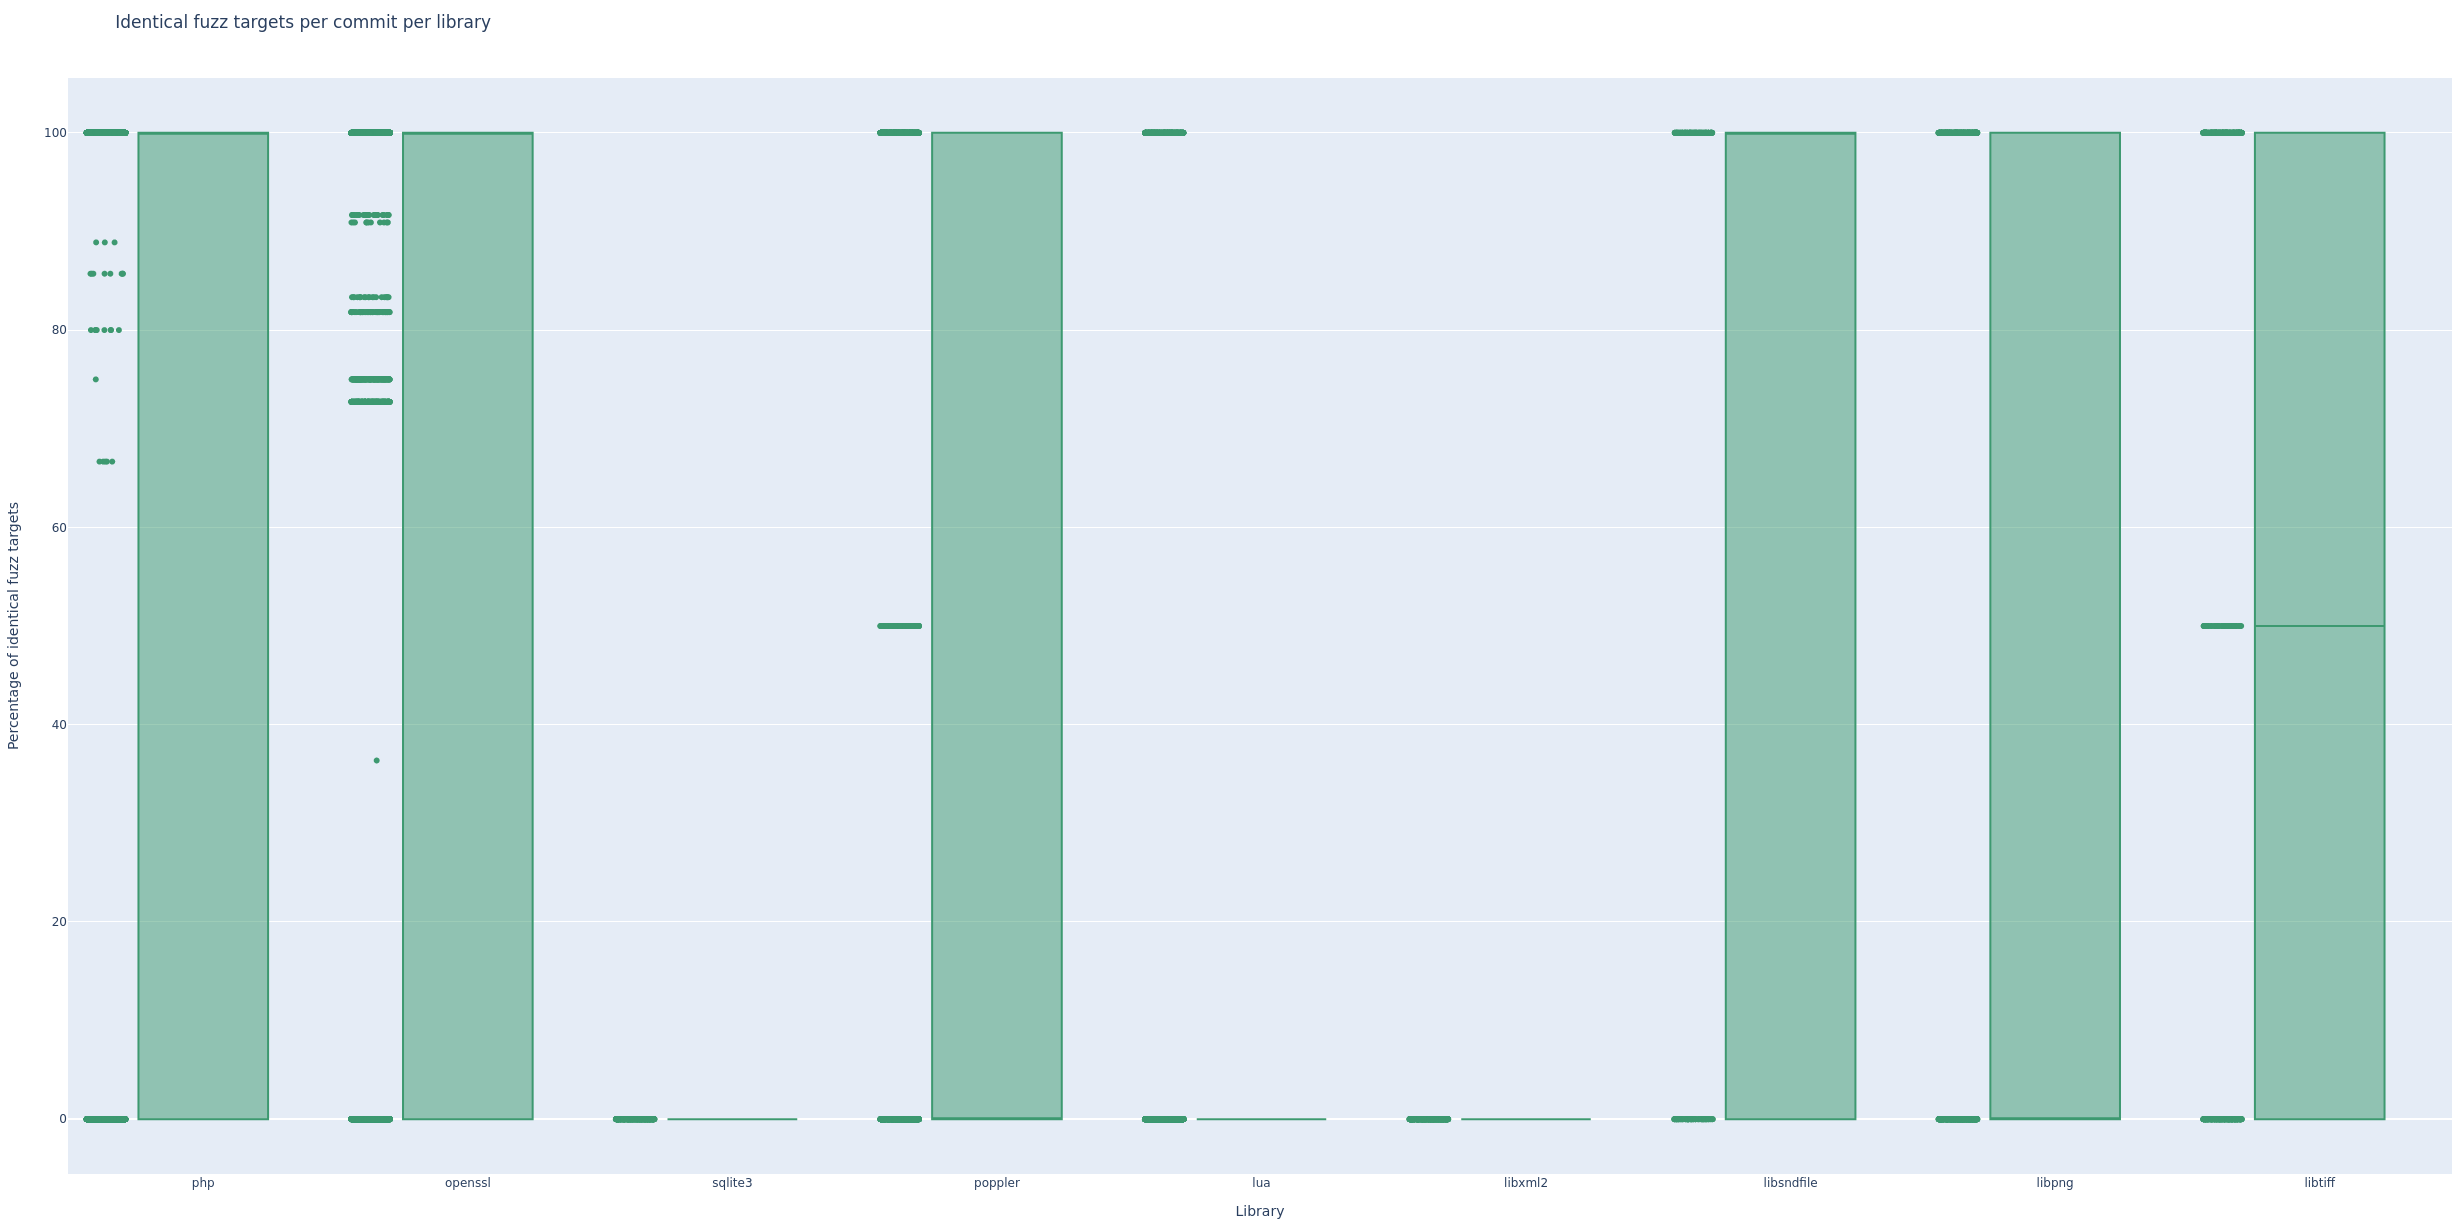

Python code for this plot:
#!/usr/bin/python3

import plotly.graph_objects as go

prefix = './targsel/'
logfiles = ['libpng-01.log', 'libpng-03.log', 'libsndfile-01.log', 'libtiff-02.log', 'libxml2-01.log', 'openssl-01.log', 'openssl-03.log', 'php-02.log', 'poppler-02.log', 
        'sqlite3-02.log', 'libpng-02.log', 'libpng-04.log', 'libtiff-01.log', 'libtiff-03.log', 'lua-01.log', 'openssl-02.log', 'php-01.log', 'poppler-01.log', 'sqlite3-01.log']
results = {'php': [], 'openssl': [], 'sqlite3': [], 'poppler': [], 'lua': [], 'libxml2': [], 'libsndfile': [], 'libpng': [], 'libtiff': []}

for logfile in logfiles:
    lib = logfile.split('-')[0]
    prev_eq = 0
    prev_tot = 0
    with open(f'{prefix}{logfile}', 'r') as logs:
        for line in logs:
            if 'iteration=' in line:
                split = line.split()
                equal = int(split[2].split('=')[1]) 
                total = int(split[3].split('=')[1])
                if total == 0 or total == prev_tot:
                    continue
                results[lib].append((equal - prev_eq) * 100 / (total - prev_tot))
                # print(f'{equal}\t{total}\t{equal - prev_eq}\t{total - prev_tot}\t{((equal - prev_eq) * 100 / (total - prev_tot))}%')
                prev_eq = equal
                prev_tot = total

fig = go.Figure()
for library in results:
    fig.add_trace(go.Box(name=library, y=results[library], marker_color='#3D9970', boxpoints="all"))
fig.update_layout(title='Identical fuzz targets per commit per library', xaxis_title='Library', yaxis_title='Percentage of identical fuzz targets', showlegend=False)
fig.show()
